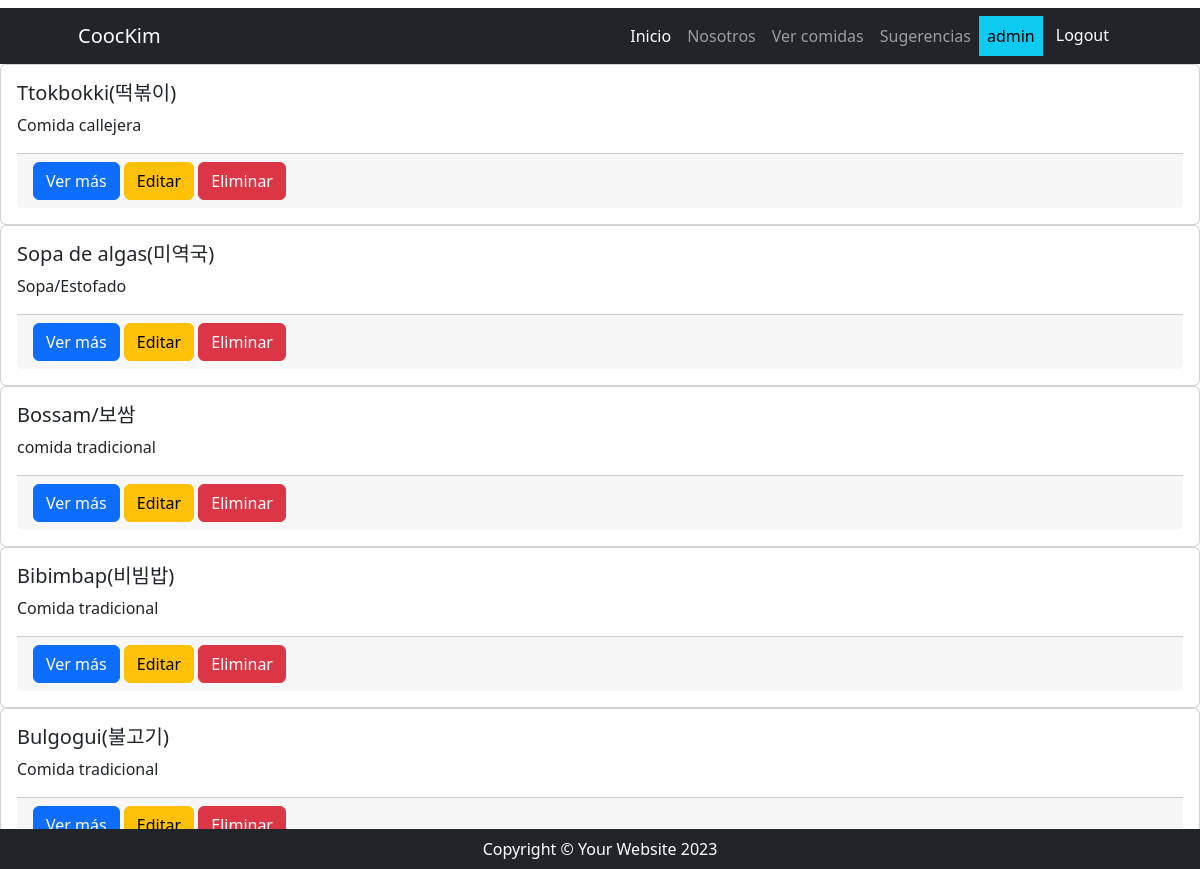
The page /comidas/comidas/list (signed in) on the database its author committed.
### recetas/models.py (models this page shows, shortened)
class Ver_comidas(models.Model):
    comidas = models.CharField(max_length=50)
    picante = models.CharField(max_length=50)
    categorias = models.CharField(max_length=50)

### recetas/views.py (the view)
# urls.py: path("comidas/list", Ver_comidasList.as_view(), name= "lista_comidas"),
class Ver_comidasList(ListView):
    model = Ver_comidas
    template_name = "recetas/lista_comidas.html"
    def get_queryset(self) -> QuerySet[Any]:
        if self.request.GET.get("busqueda"):
            busqueda = self.request.GET.get("busqueda")
            consulta = Ver_comidas.objects.filter(comidas__icontains=busqueda)
        else:
            consulta = Ver_comidas.objects.all()
        return consulta

### recetas/templates/recetas/lista_comidas.html (shortened to what this page needs)
{% extends 'core/base.html' %}
{% block contenido %}
{% for object in object_list %}
<div class="card">
  <div class="card-body">
    <h5 class="card-title">{{ object.comidas }}</h5>
    <p class="card-text">{{ object.categorias }}</p>
    <div class="card-footer">
      <a href="{% url 'recetas:detalle_comidas' pk=object.id %}" class="btn btn-primary">Ver más</a>
      <a href="{% url 'recetas:modificar_comidas' pk=object.id %}" class="btn btn-warning">Editar</a>
      <a href="{% url 'recetas:borrar_comidas' pk=object.id %}" class="btn btn-danger">Eliminar</a>
    </div>
  </div>
</div>
{% endfor %}
{% endblock contenido %}

### core/templates/core/components/navbar.html (shortened to what this page needs)
 <nav class="navbar navbar-expand-lg navbar-dark bg-dark">
    <div class="container px-5">
        <a class="navbar-brand" href="#!">CoocKim</a>
        <div class="collapse navbar-collapse" id="navbarSupportedContent">
            <ul class="navbar-nav ms-auto mb-2 mb-lg-0">
                <li class="nav-item">
                    <a class="nav-link active"
                       aria-current="page"
                       href="{% url 'core:index' %}">Inicio</a>
                </li>
                <li class="nav-item">
                    <a class="nav-link" href="{% url 'recetas:nosotros' %}">Nosotros</a>
                </li>
                {% if user.is_authenticated %}
                <li class="nav-item">
                    <a class="nav-link" href="{% url 'recetas:index' %}">Ver comidas</a>
                </li>
                <li class="nav-item">
                    <a class="nav-link" href="{% url 'recetas:lista_sugerencias' %}">Sugerencias</a>
                </li>
                <li class="nav-item">
                    <a class="nav-link text-bg-info"> {{ user.username }} </a>
                </li>
                <li class="nav-item">
                    <form action="{% url 'core:logout' %}" method="post">
                        <button type="submit" class="btn btn-dark">Logout</button>
                    </form>
                </li>
                {% endif %}
            </ul>
        </div>
    </div>
</nav>

### rows shown on the page
Ver_comidas: comidas "Ttokbokki(떡볶이)", categorias "Comida callejera"
Ver_comidas: comidas "Sopa de algas(미역국)", categorias "Sopa/Estofado"
Ver_comidas: comidas "Bossam/보쌈", categorias "comida tradicional"
Ver_comidas: comidas "Bibimbap(비빔밥)", categorias "Comida tradicional"
Ver_comidas: comidas "Bulgogui(불고기)", categorias "Comida tradicional"

### other values the page prints
{{ user.username }} "admin"
